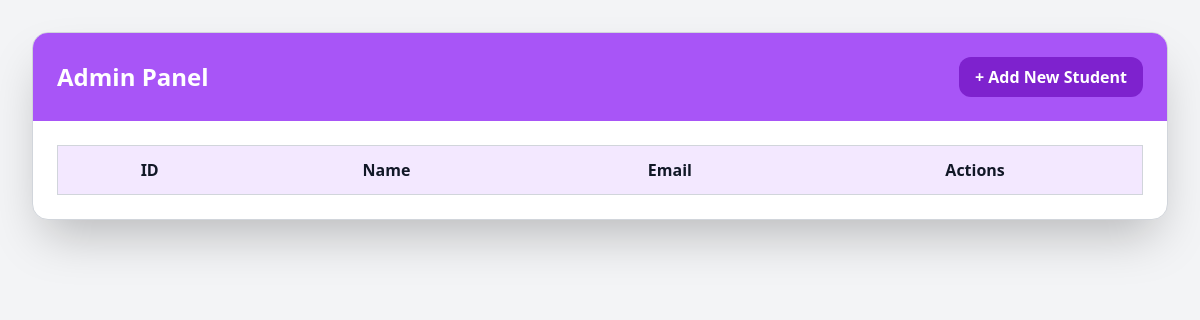
Before: /admin_dashboard (signed in) with the older database file.
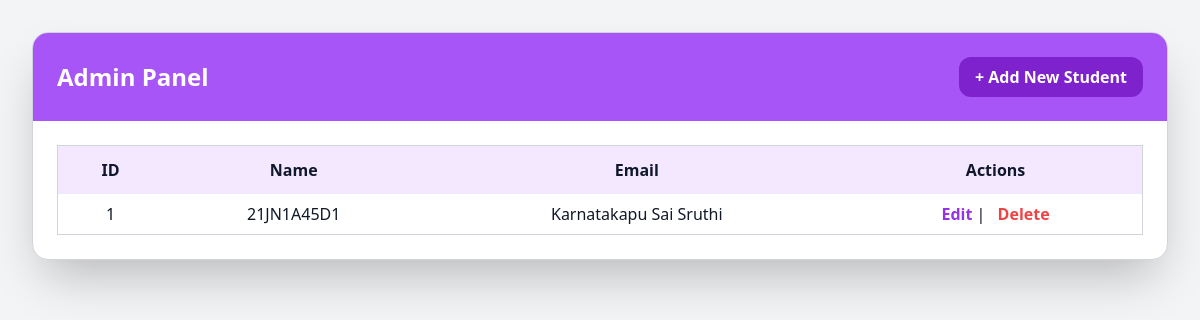
After: the same page with the newer database file.
### tables this page shows
CREATE TABLE students (
    id INTEGER PRIMARY KEY AUTOINCREMENT,
    hallticket TEXT UNIQUE NOT NULL,
    name TEXT NOT NULL,
    email TEXT,
    phone TEXT,
    dob TEXT,
    address TEXT,
    branch TEXT,
    year TEXT,
    doj TEXT,
    tenth_htno TEXT,
    tenth_result TEXT,
    twelfth_htno TEXT,
    twelfth_result TEXT,
    profile_pic TEXT,
    password TEXT,

    sem_1_1 TEXT,
    sem_1_2 TEXT,
    sem_2_1 TEXT,
    sem_2_2 TEXT,
    sem_3_1 TEXT,
    sem_3_2 TEXT,
    sem_4_1 TEXT,
    sem_4_2 TEXT,

    s11_1 TEXT, s11_2 TEXT, s11_3 TEXT, s11_4 TEXT, s11_5 TEXT, s11_6 TEXT, s11_7 TEXT, s11_8 TEXT, s11_9 TEXT,
    credits_s11 REAL, sgpa_s11 REAL,

    s12_1 TEXT, s12_2 TEXT, s12_3 TEXT, s12_4 TEXT, s12_5 TEXT, s12_6 TEXT, s12_7 TEXT, s12_8 TEXT,
    credits_s12 REAL, sgpa_s12 REAL,

    s21_1 TEXT, s21_2 TEXT, s21_3 TEXT, s21_4 TEXT, s21_5 TEXT, s21_6 TEXT, s21_7 TEXT, s21_8 TEXT, s21_9 TEXT,
    credits_s21 REAL, sgpa_s21 REAL,

    s22_1 TEXT, s22_2 TEXT, s22_3 TEXT, s22_4 TEXT, s22_5 TEXT, s22_6 TEXT, s22_7 TEXT, s22_8 TEXT, s22_9 TEXT,
    credits_s22 REAL, sgpa_s22 REAL,

    s31_1 TEXT, s31_2 TEXT, s31_3 TEXT, s31_4 TEXT, s31_5 TEXT, s31_6 TEXT, s31_7 TEXT, s31_8 TEXT,
    s31_9 TEXT, s31_10 TEXT, s31_11 TEXT,
    credits_s31 REAL, sgpa_s31 REAL,

    s32_1 TEXT, s32_2 TEXT, s32_3 TEXT, s32_4 TEXT, s32_5 TEXT, s32_6 TEXT, s32_7 TEXT, s32_8 TEXT, s32_9 TEXT, s32_10 TEXT,
    credits_s32 REAL, sgpa_s32 REAL,

    s41_1 TEXT, s41_2 TEXT, s41_3 TEXT, s41_4 TEXT, s41_5 TEXT, s41_6 TEXT, s41_7 TEXT, s41_8 TEXT,
    credits_s41 REAL, sgpa_s41 REAL,

    s42_1 TEXT,
    credits_s42 REAL, sgpa_s42 REAL
);

### app.py (the view)
@app.route('/admin_dashboard')
def admin_dashboard():
    if not session.get('admin_logged_in'):
        return redirect('/admin_login')
    conn = get_db_connection()
    students = conn.execute('SELECT * FROM students').fetchall()
    conn.close()
    return render_template('admin_dashboard.html', students=students)

### app.py (called while the page is built)
def get_db_connection():
    conn = sqlite3.connect(DB_PATH)
    conn.row_factory = sqlite3.Row
    return conn

### templates/admin_dashboard.html (shortened to what this page needs)
<!DOCTYPE html>
<html lang="en">
<head>
    <script src="https://cdn.tailwindcss.com"></script>
</head>
<body class="min-h-screen bg-gray-100 p-8 text-gray-900">
    <div class="max-w-6xl mx-auto bg-white rounded-2xl shadow-2xl overflow-hidden border border-gray-300 text-gray-900">
        <div class="bg-purple-500 text-white p-6 flex justify-between items-center">
            <h2 class="text-2xl font-bold">Admin Panel</h2>
            <a href="/add">
                <button class="bg-purple-700 hover:bg-purple-600 text-white font-semibold py-2 px-4 rounded-xl transition">
                    + Add New Student
                </button>
            </a>
        </div>
        <div class="p-6 overflow-x-auto">
            <table class="min-w-full border border-gray-300 text-center">
                <thead class="bg-purple-100 text-gray-900">
                    <tr>
                        <th class="py-3 px-4">ID</th>
                        <th class="py-3 px-4">Name</th>
                        <th class="py-3 px-4">Email</th>
                        <th class="py-3 px-4">Actions</th>
                    </tr>
                </thead>
                <tbody>
                    {% for student in students %}
                    <tr class="hover:bg-purple-50">
                        <td class="py-2 px-4 border-b border-gray-300">{{ student[0] }}</td>
                        <td class="py-2 px-4 border-b border-gray-300">{{ student[1] }}</td>
                        <td class="py-2 px-4 border-b border-gray-300">{{ student[2] }}</td>
                        <td class="py-2 px-4 border-b border-gray-300 space-x-2">
                            <a href="/edit/{{ student[0] }}" class="text-purple-600 hover:underline font-semibold">Edit</a>
                            |
                            <a href="/delete/{{ student[0] }}" class="text-red-500 hover:underline font-semibold">Delete</a>
                        </td>
                    </tr>
                    {% endfor %}
                </tbody>
            </table>
        </div>
    </div>
</body>
</html>

Changed rows visible on the page:
added students: id "1", hallticket "21JN1A45D1", name "Karnatakapu Sai Sruthi"
